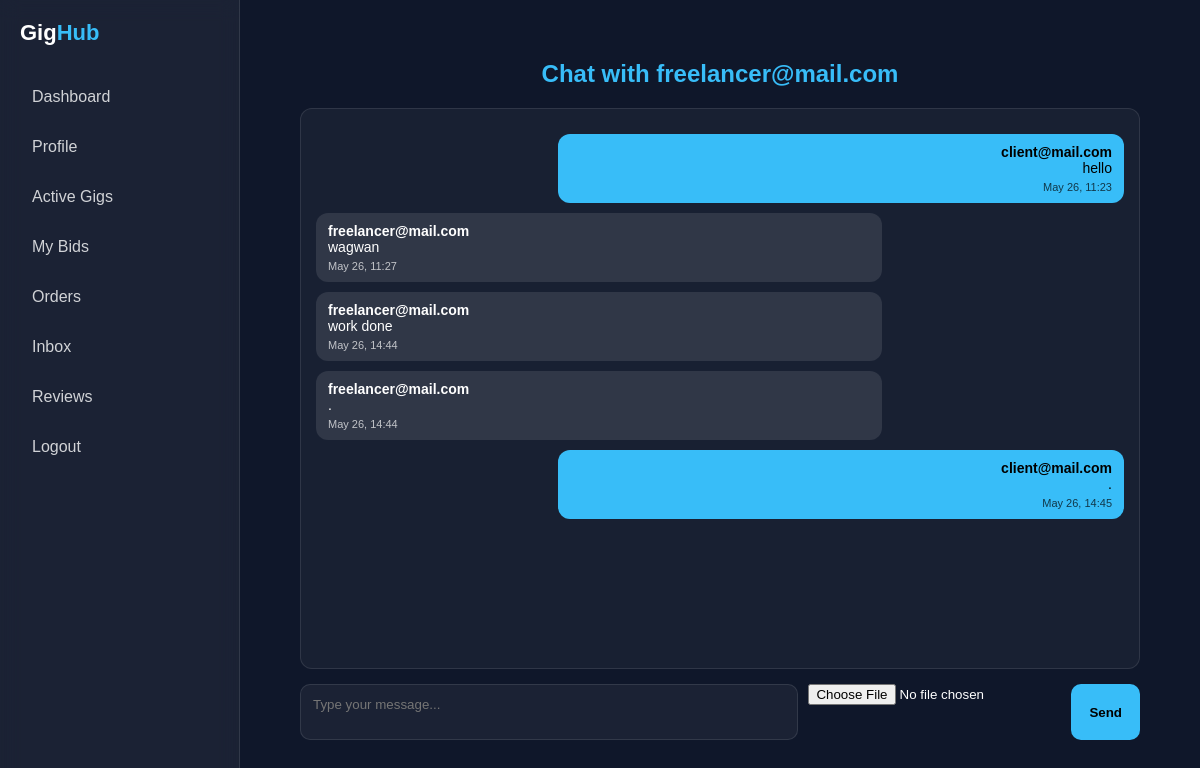
Page /freelancer/conversations/1/ (signed in) on the earlier database version.
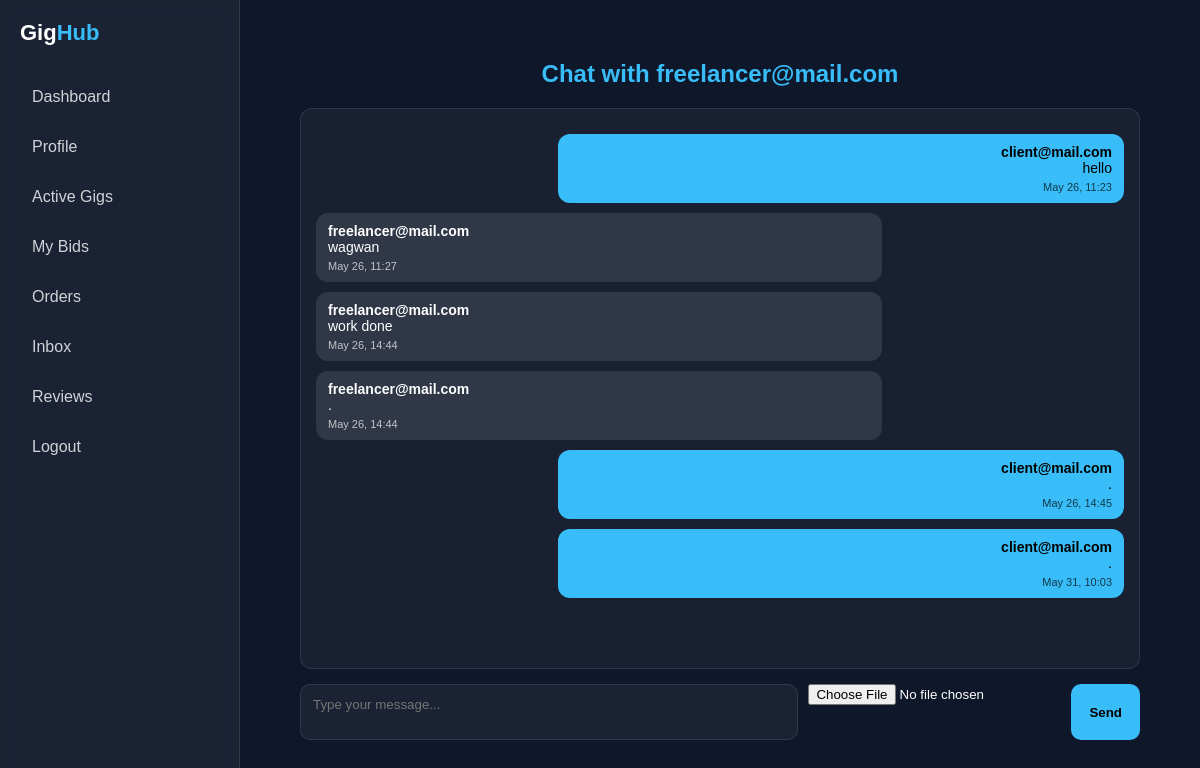
Same page on the later database version.
### Client/models.py (models this page shows)
class Message(models.Model):
    conversation = models.ForeignKey(Conversation, on_delete=models.CASCADE)
    sender = models.ForeignKey(User, on_delete=models.CASCADE)
    text = models.TextField()
    is_read = models.BooleanField(default=False)
    sent_at = models.DateTimeField(auto_now_add=True)
    attachments = GenericRelation(Attachment, blank=True)

### Freelancer/views.py (the view)
# urls.py: path('freelancer/conversations/<int:convo_id>/', views.conversations, name='conversations'),
@login_required(login_url='freelancerloginPage')
def conversations(request, convo_id):
    convo = get_object_or_404(Conversation, id=convo_id)
    if request.user not in [convo.client, convo.freelancer]:
        return HttpResponseForbidden()
    if request.method == 'POST':
        Message.objects.create(conversation=convo,sender=request.user,text=request.POST['text'])
        return redirect('conversations', convo.id)
    messages = convo.message_set.order_by('sent_at')
    return render(request, 'conversations.html', {'convo': convo, 'messages': messages})

### Freelancer/templates/conversations.html (shortened to what this page needs)
{% extends 'based.html' %}
{% block content %}
    <div class="main">
        <h2>
            Chat with
            {% if request.user == convo.freelancer %}
                {{ convo.client.username }}
            {% else %}
                {{ convo.freelancer.username }}
            {% endif %}
        </h2>
        <div class="chat-box">
            {% for msg in messages %}
                <div class="message {% if msg.sender == request.user %}sent{% else %}received{% endif %}">
                    <strong>{{ msg.sender.username }}</strong><br>
                    {{ msg.text }}
                    <small>{{ msg.sent_at|date:"M d, H:i" }}</small>
                </div>
            {% endfor %}
        </div>
        <form method="post" class="chat-form">
            <textarea name="text" rows="2" placeholder="Type your message..." required></textarea>
            <input type="file" name="attachment">
            <button type="submit">Send</button>
        </form>
    </div>
{% endblock %}

Differences in the rows shown:
added Message: sender.username "client@mail.com", text ".", sent_at "May 31, 10:03"
